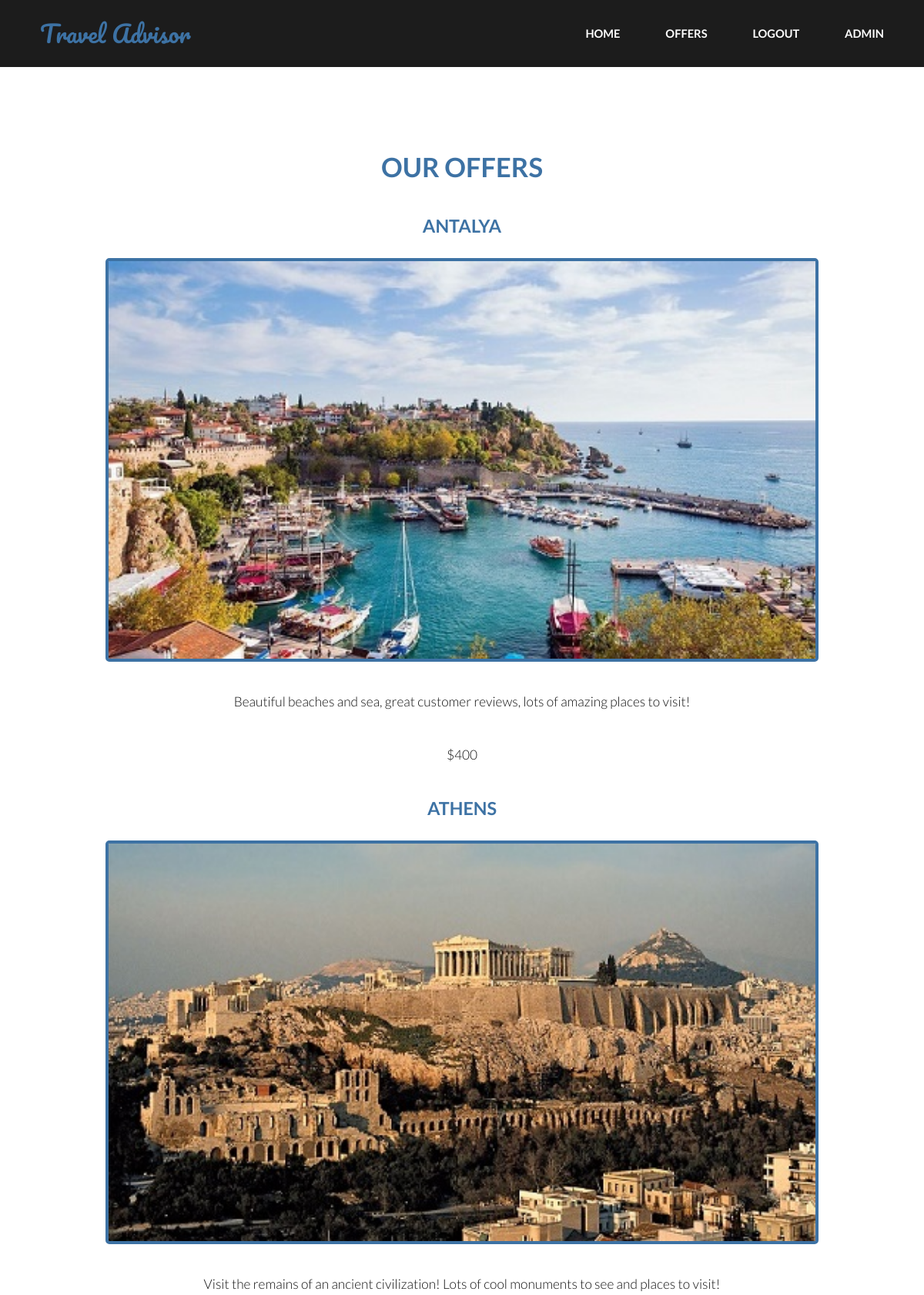
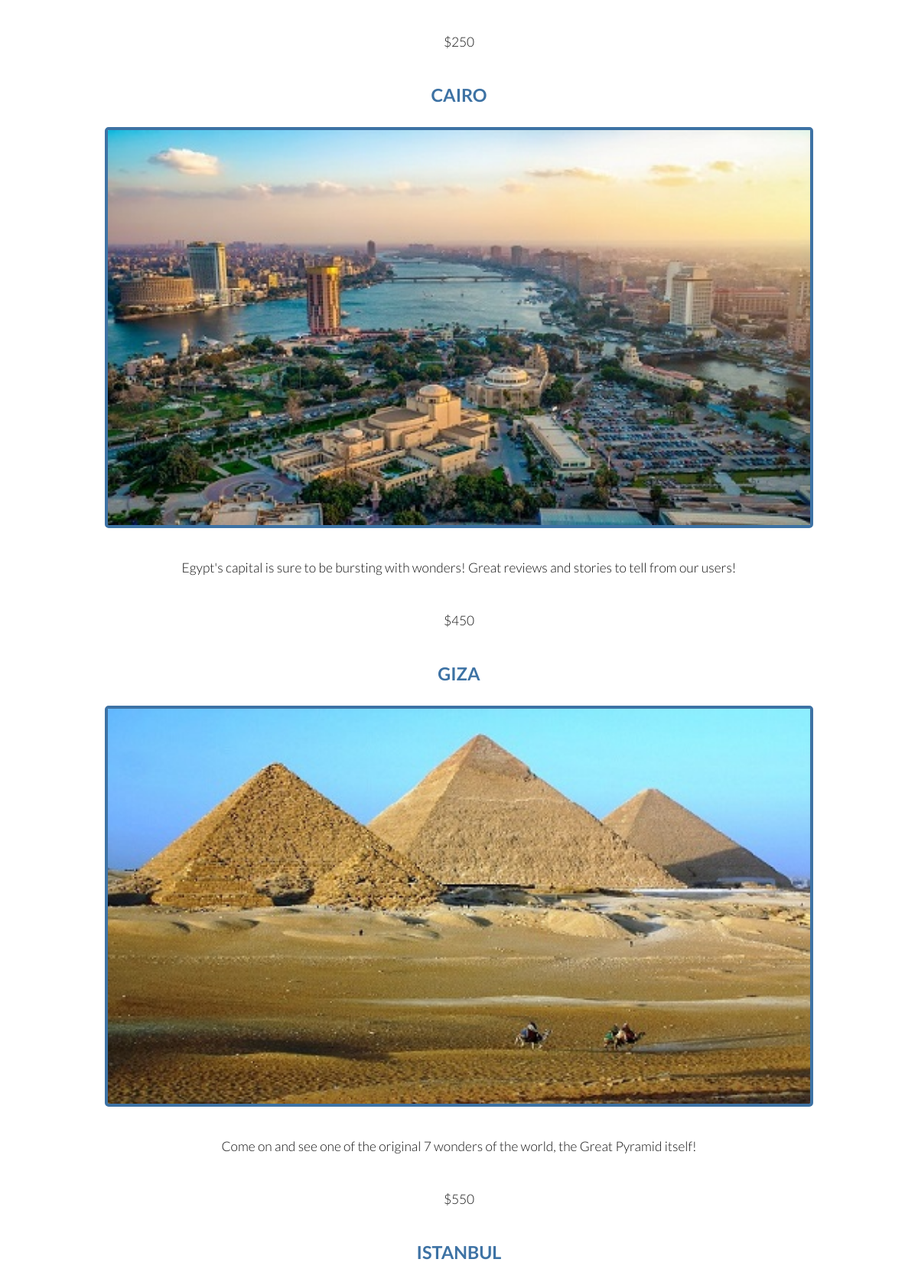
The page /offers.php (signed in, upper part) on the database its author committed (2 pictures, top to bottom).
### tables this page shows
CREATE TABLE `nav` (
  `id_nav` int(3) NOT NULL,
  `user_logged` varchar(32) NOT NULL,
  `user_unlogged` varchar(32) NOT NULL,
  `admin_nav` varchar(32) NOT NULL
);

CREATE TABLE `vacation` (
  `id_img` int(3) NOT NULL,
  `name_img` varchar(32) NOT NULL,
  `desc_img` varchar(255) NOT NULL,
  `file_img` varchar(255) NOT NULL,
  `price` int(4) NOT NULL
);

### offers.php (the view, shortened to what this page needs)
<!DOCTYPE html>
<html lang="en">
    <head>
        <link rel="stylesheet" href="assets/css/page.min.css" />
    </head>
    <body>
        <header id="header">
            <div class="inner">
                <a href="index.php" class="logo">Travel Advisor</a>
                <?php
					if(isset($_SESSION["login"])) {
						if($_SESSION["login"] == "admin") {
							include("assets/php/nav/admin_nav.php");
						}
						else {
							include("assets/php/nav/logged.php");
						}
					}
					else {
						include("assets/php/nav/unlogged.php");
					}
				?>
            </div>
        </header>
        <section id="three">
				<h1 id="heads">OUR OFFERS</h1>
                <?php
                    include_once("assets/php/veza/veza.php");
                    if(isset($veza)) {
                        $upit = "select * from vacation";
                        $rez = $veza -> query($upit);
                        $row = $rez -> fetchAll();
                        echo "<div class='inner'>";
                        echo "<section>";
                        foreach($row as $r) {
                            $name = $r -> name_img;
                            $desc = $r -> desc_img;
                            $file = $r -> file_img;
                            $price = $r -> price;
                            echo "<div class='content'>";
                            echo "<h3>".$name."</h3>";
                            echo "</div>";
                            echo "<div class='image fit'>";
                            echo "<img id='slika' src='".$file."' alt='".$name."'/>";
                            echo "</div>";
                            echo "<p style='text-align:center;'>".$desc."</p>";
                            echo "<p style='text-align:center;'>$".$price."</p>";
                        }
                        echo "</section>";
                        echo "</div>";
                    }
                ?>
		</section>
    </body>
</html>

### assets/php/nav/admin_nav.php
<?php
    include_once("assets/php/veza/veza.php");
    $arr = array("Home", "Offers", "Logout", "Admin");
    $upit = "select admin_nav from nav";
    $rez = $veza -> query($upit);
    $row = $rez -> fetchAll();
    echo "<nav id='nav'>";
    $i = 0;
    foreach( $row as $r) {
        $user = $r -> admin_nav;
        if($i <= 3) {
            echo "<a href='$user'>".$arr[$i]."</a>";
            $i++;
        }
    }
    echo "</nav>";
?>

### rows shown on the page
nav: i "HOME"
nav: i "OFFERS"
nav: i "LOGOUT"
nav: i "ADMIN"
vacation: name_img "ANTALYA", file_img+name_img (picture), desc_img "Beautiful beaches and sea, great customer reviews, lots of amazing places to visit!", price "400"
vacation: name_img "ATHENS", file_img+name_img (picture), desc_img "Visit the remains of an ancient civilization! Lots of cool monuments to see and places to visit!", price "250"
vacation: name_img "CAIRO", file_img+name_img (picture), desc_img "Egypt's capital is sure to be bursting with wonders! Great reviews and stories to tell from our users!", price "450"
vacation: name_img "GIZA", file_img+name_img (picture), desc_img "Come on and see one of the original 7 wonders of the world, the Great Pyramid itself!", price "550"
vacation: name_img "ISTANBUL"
